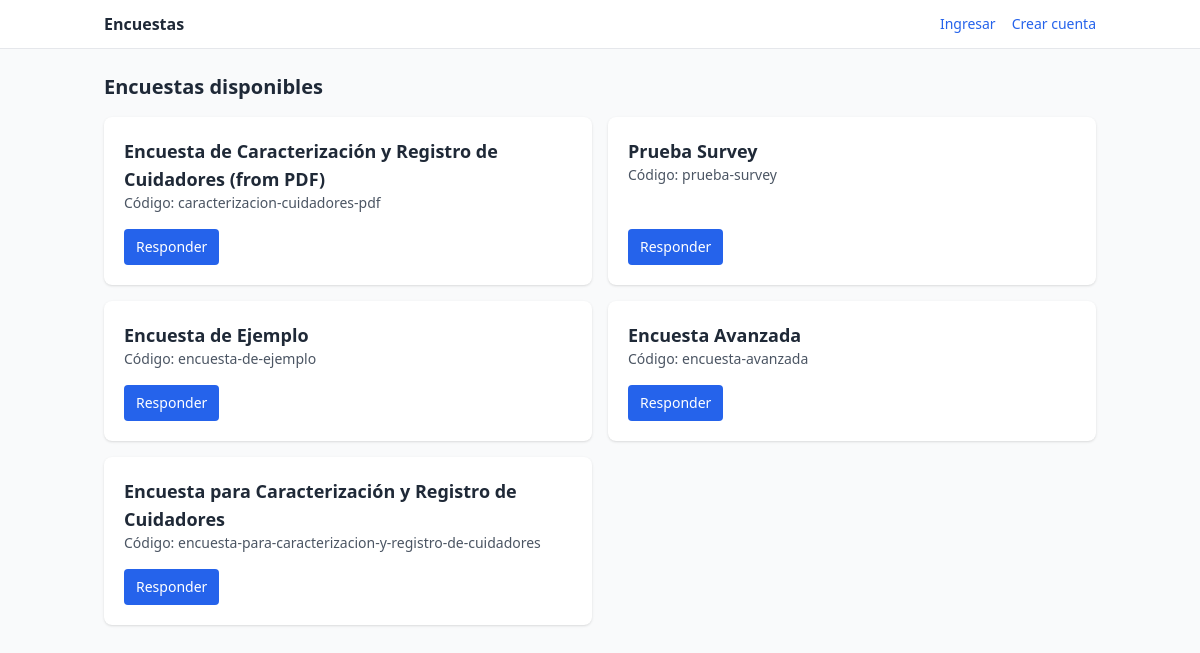
Screenshot of /public/ with the database file from the repository.
### surveys/models.py (models this page shows, shortened)
class Survey(models.Model):
    name = models.CharField(max_length=200, unique=True)
    description = models.TextField(blank=True)
    code = models.SlugField(max_length=80, unique=True)
    is_active = models.BooleanField(default=True)
    created_at = models.DateTimeField(auto_now_add=True)
    require_token = models.BooleanField(default=False)

### surveys/views.py (the view)
# urls.py: path("public/", views.survey_list_public, name="public_list"),
def survey_list_public(request): # New public survey list view
    surveys = Survey.objects.filter(is_active=True)
    return render(request, 'surveys/survey_list.html', {'surveys': surveys})

### surveys/templates/surveys/survey_list.html (shortened to what this page needs)
{% extends "surveys/base.html" %}
{% block content %}
<div class="flex justify-between items-center mb-4">
  <h1 class="text-xl font-semibold">Encuestas disponibles</h1>
</div>
<div class="grid sm:grid-cols-2 gap-4">
  {% for s in surveys %}
    <div class="bg-white p-5 rounded-lg shadow flex flex-col justify-between">
      <div>
        <h2 class="font-semibold text-lg">{{ s.name }}</h2>
        <p class="text-sm text-gray-600">Código: {{ s.code }}</p>
      </div>
      <div class="mt-4 flex space-x-2">
        <a href="{% url 'surveys:fill' s.code %}" class="px-3 py-2 rounded bg-blue-600 text-white text-sm">Responder</a>
      </div>
    </div>
  {% empty %}
    <p>No hay encuestas activas.</p>
  {% endfor %}
</div>
{% endblock %}

### rows the page displays
Survey: name "Encuesta de Caracterización y Registro de Cuidadores (from PDF)", code "caracterizacion-cuidadores-pdf"
Survey: name "Prueba Survey", code "prueba-survey"
Survey: name "Encuesta de Ejemplo", code "encuesta-de-ejemplo"
Survey: name "Encuesta Avanzada", code "encuesta-avanzada"
Survey: name "Encuesta para Caracterización y Registro de Cuidadores", code "encuesta-para-caracterizacion-y-registro-de-cuidadores"
